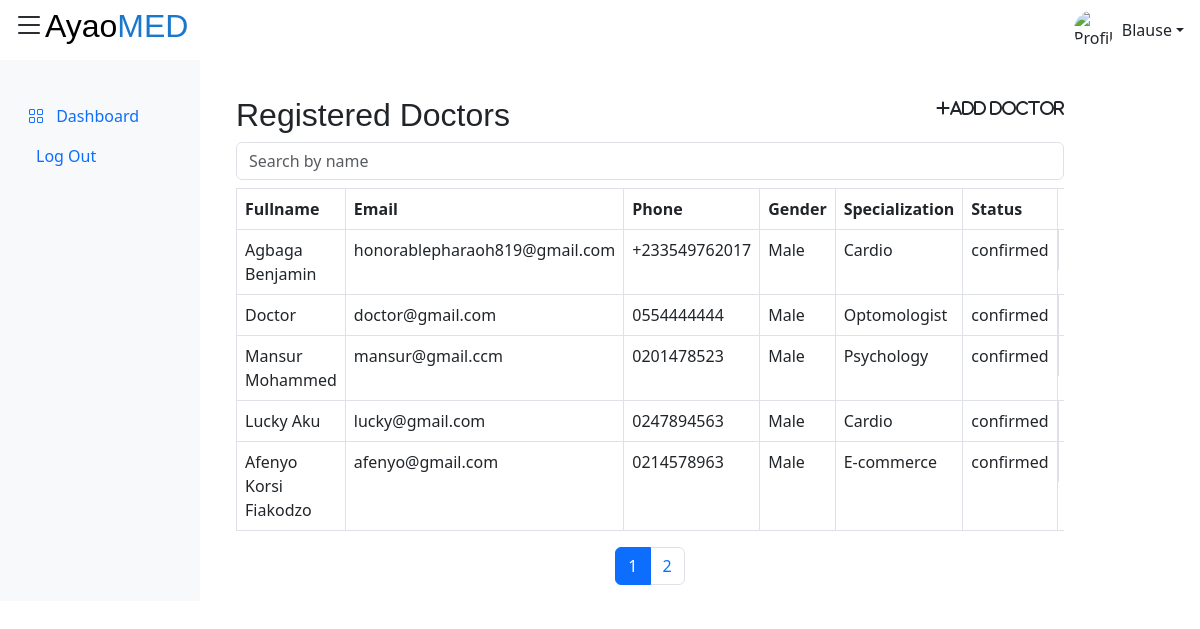
Page /dashboard/admin/doctors/landing_page.php on the committed database.
### tables this page shows
CREATE TABLE `doctors` (
  `id` int(11) NOT NULL,
  `fullname` varchar(255) NOT NULL,
  `email` varchar(255) NOT NULL,
  `phone` varchar(20) NOT NULL,
  `date_of_birth` date NOT NULL,
  `gender` enum('Male','Female','Other') NOT NULL,
  `address` text DEFAULT NULL,
  `location` varchar(255) DEFAULT NULL,
  `specialization` varchar(255) DEFAULT NULL,
  `password` varchar(255) NOT NULL,
  `status` enum('unconfirmed','pending','confirmed') NOT NULL DEFAULT 'unconfirmed'
);

### dashboard/admin/doctors/landing_page.php (the view, shortened to what this page needs)
<?php
require_once "../../../config/db.php";
?>
<!DOCTYPE html>
<html lang="en">
<head>
  <link rel="stylesheet" href="../../../assets/styles/d_db_style.css">
  <link href="https://cdn.jsdelivr.net/npm/bootstrap@5.3.0-alpha3/dist/css/bootstrap.min.css" rel="stylesheet">
  <link rel="stylesheet" href="https://cdn.jsdelivr.net/npm/bootstrap-icons@1.10.2/font/bootstrap-icons.css">
  <link rel="stylesheet" href="https://cdnjs.cloudflare.com/ajax/libs/font-awesome/6.4.0/css/all.css">
  <link rel="stylesheet" href="https://cdnjs.cloudflare.com/ajax/libs/font-awesome/6.4.0/css/fontawesome.css">
  <link rel="stylesheet" href="https://cdnjs.cloudflare.com/ajax/libs/font-awesome/6.4.0/css/brands.min.css">
  <link rel="stylesheet" href="https://cdnjs.cloudflare.com/ajax/libs/font-awesome/6.4.0/css/solid.min.css">
</head>
<body>
  <div class="container-fluid">
    <div class="row">
      <div class="col-md-3 col-lg-2 bg-light">
        <ul class="nav flex-column py-5 my-5 position-fixed">
          <li class="nav-item">
            <a class="nav-link" href="#">
              <i class="bi bi-grid me-2"></i>
              Dashboard
            </a>
          </li>
          <li class="nav-item">
            <a class="nav-link" href="../../../account/logout.php">
              Log Out
            </a>
          </li>
        </ul>
      </div>
      <div class="col-md-9 col-lg-9">
        <main class="main mt-5 pt-5">
          <div class="topbar fixed-top bg-white d-flex justify-content-between mx-auto">
            <button class="btn d-flex align-items-center" type="button" data-bs-toggle="offcanvas" data-bs-target="#offcanvasWithBothOptions" aria-controls="offcanvasWithBothOptions">
              <h2 class=""><i class="pl-5 bi bi-list fs-2"></i><span class="text-black">Ayao</span><span class="text-blue">MED</span></h2>
            </button>
            <div class="search-info d-flex align-items-center">
              <div class="user d-flex justify-space-evenly align-items-center">
                <li class="list-unstyled dropdown pe-3">
                  <a class="nav-link nav-profile d-flex align-items-center pe-0" href="#" data-bs-toggle="dropdown">
                    <img src="" alt="Profile" class="rounded-circle" width="40px" height="40px">
                    <span class="d-none d-md-block dropdown-toggle ps-2">Blause</span>
                  </a>
                </li>
              </div>
            </div>
          </div>
          <section class="container">
            <section class="container">
              <?php
              $role = "doctors";
              $items_per_page = 5;
              $current_page = isset($_GET['page']) ? $_GET['page'] : 1;
              $offset = ($current_page - 1) * $items_per_page;
              $columns = array();
              $query = "SHOW COLUMNS FROM $role";
              $result = mysqli_query($connection, $query);
              while ($row = mysqli_fetch_assoc($result)) {
                $column_name = $row['Field'];
                if ($column_name !== 'id' && $column_name !== 'password' && $column_name !== 'date_of_birth' && $column_name !== 'address' && $column_name !== 'location' && $column_name !== 'status') {
                  $columns[] = $column_name;
                }
              }
              $columns[] = 'status';
              ?>
              <div class="d-flex justify-content-between">
                <h2>Registered <?php echo ucfirst($role); ?></h2>
                <p><a href="../../doctors/register.php" class="nav-link"><i class="fas fa-plus fa-md rounded-circle">Add Doctor</i></a></p>
              </div>
              <div class="table-responsive">
                <input type="text" class="form-control mb-2" id="searchInput" placeholder="Search by name">
                <table class="table table-bordered">
                  <thead>
                    <tr>
                      <?php foreach ($columns as $column) : ?>
                        <th><?php echo ucfirst($column); ?></th>
                      <?php endforeach; ?>
                      <th>Actions</th>
                    </tr>
                  </thead>
                  <tbody>
                    <?php
                    $sql = "SELECT " . implode(", ", $columns) . ", id, status FROM $role";
                    $sql .= " LIMIT $items_per_page OFFSET $offset";
                    $result = mysqli_query($connection, $sql);
                    while ($row = mysqli_fetch_assoc($result)) :
                    ?>
                      <tr>
                        <?php foreach ($columns as $column) : ?>
                          <td><?php echo $row[$column]; ?></td>
                        <?php endforeach; ?>
                        <td class="d-flex justify-content-evenly">
                        </td>
                      </tr>
                    <?php endwhile; ?>
                  </tbody>
                </table>
              </div>
              <nav aria-label="Page navigation example">
                <ul class="pagination justify-content-center">
                  <?php
                  $page_count = ceil(mysqli_num_rows(mysqli_query($connection, "SELECT * FROM $role")) / $items_per_page);
                  for ($i = 1; $i <= $page_count; $i++) :
                  ?>
                    <li class="page-item <?php echo ($current_page == $i) ? 'active' : ''; ?>"><a class="page-link" href="?page=<?php echo $i; ?>"><?php echo $i; ?></a></li>
                  <?php endfor; ?>
                </ul>
              </nav>
            </section>
          </section>
        </main>
      </div>
    </div>
  </div>
</body>
</html>

### assets/styles/d_db_style.css (style rules this page uses)
:root { scroll-behavior: smooth; --primary-color: rgb(25, 119, 204); }
.text-blue { color: var(--primary-color); }
body { font-family: "Open Sans", sans-serif; background: #f6f9ff; color: #444444; }
a { color: #4154f1; text-decoration: none; }
h1, h2, h3, h4, h5, h6 { font-family: "Nunito", sans-serif; }

### rows in the picture
doctors: fullname "Agbaga Benjamin", email "honorablepharaoh819@gmail.com", phone "+233549762017", gender "Male", specialization "Cardio", status "confirmed"
doctors: fullname "Doctor", email "doctor@gmail.com", phone "0554444444", gender "Male", specialization "Optomologist", status "confirmed"
doctors: fullname "Mansur Mohammed", email "mansur@gmail.ccm", phone "0201478523", gender "Male", specialization "Psychology", status "confirmed"
doctors: fullname "Lucky Aku", email "lucky@gmail.com", phone "0247894563", gender "Male", specialization "Cardio", status "confirmed"
doctors: fullname "Afenyo Korsi Fiakodzo", email "afenyo@gmail.com", phone "0214578963", gender "Male", specialization "E-commerce", status "confirmed"

### other values in the picture
$role "Doctors"
$column "Fullname"
$column "Email"
$column "Phone"
$column "Gender"
$column "Specialization"
$column "Status"
